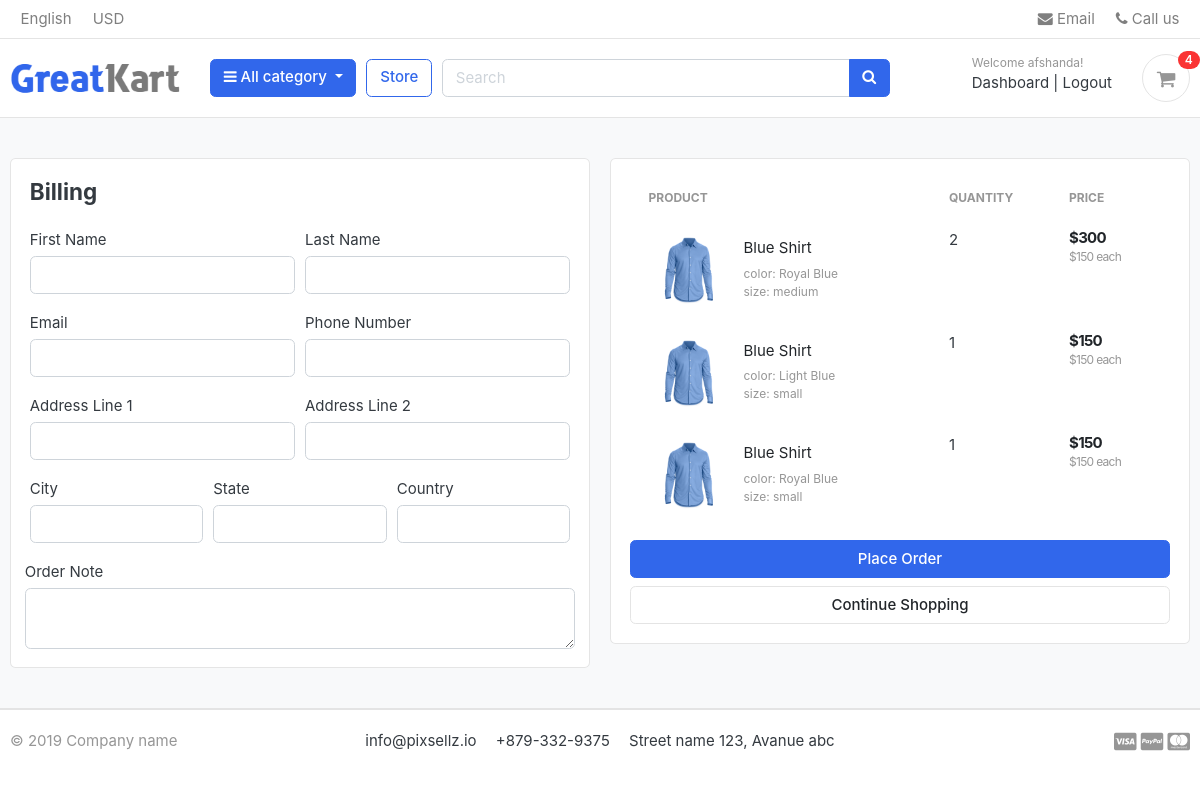
The page /cart/checkout/ (signed in) on the database as committed earlier.
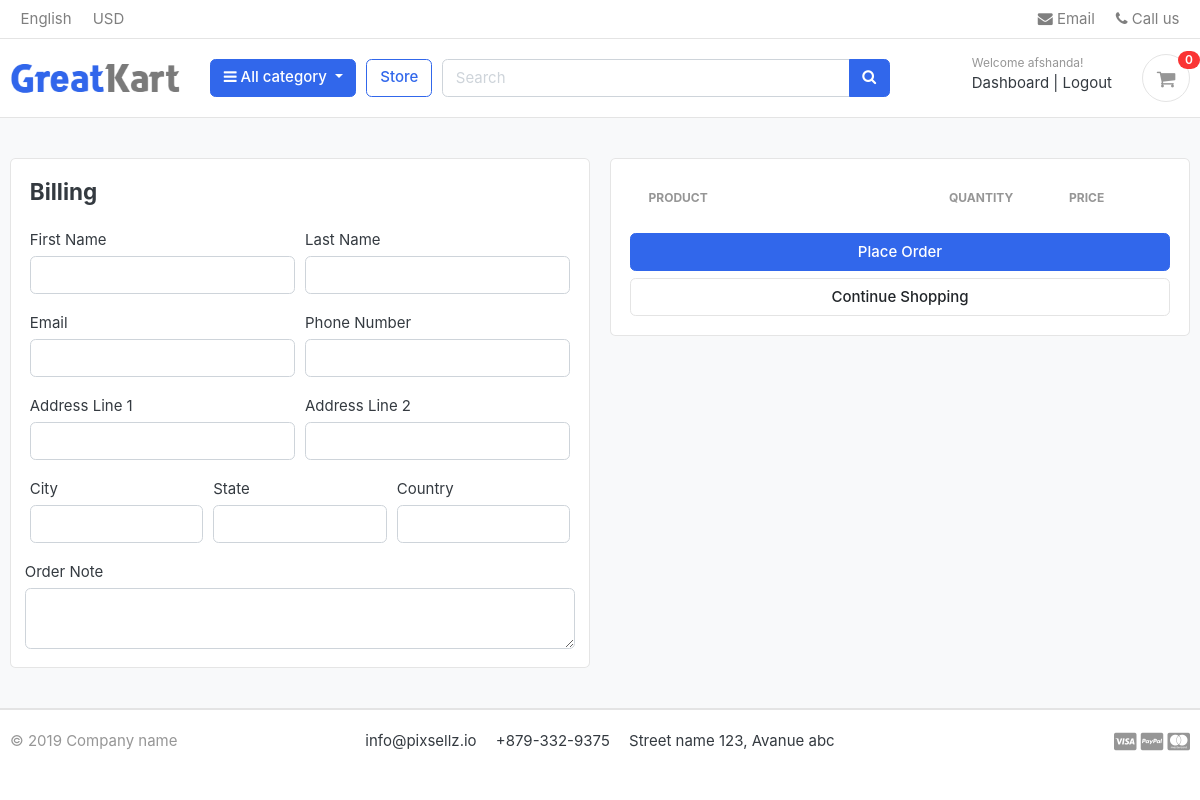
The same page on the database as committed later.
### carts/models.py (models this page shows, shortened)
class CartItem(models.Model):
    user = models.ForeignKey(Account, on_delete=CASCADE, null=True )
    product = models.ForeignKey(Product, on_delete=models.CASCADE)
    variations = models.ManyToManyField(Variation, blank=True)
    cart = models.ForeignKey(Cart, on_delete=models.CASCADE, null=True)
    qunatity = models.IntegerField()
    is_active = models.BooleanField(default=True)
    def subTotal(self):
        return self.product.price * self.qunatity

### store/models.py (models this page shows, shortened)
class Product(models.Model):
    product_name    = models.CharField(max_length=200, unique=True)
    slug            = models.SlugField(max_length=200, unique = True)
    description     = models.TextField(max_length=500)
    price           = models.IntegerField()
    images          = models.ImageField(upload_to='photos/products')
    stock           = models.IntegerField()
    is_available    = models.BooleanField(default=True)
    category        = models.ForeignKey(category, on_delete=models.CASCADE)
    created_date    = models.DateTimeField(auto_now_add=True)
    modified_date   = models.DateTimeField(auto_now=True)
    def get_url(self):
        return reverse('product_details', args = [self.category.slug, self.slug])

class Variation(models.Model):
    product = models.ForeignKey(Product, on_delete=models.CASCADE)
    variation_category = models.CharField(max_length=100, choices=variation_category_choices)
    variation_value = models.CharField(max_length=100)
    is_active = models.BooleanField(default=True)
    created_date = models.DateTimeField(auto_now=True)
    objects = VariationManager()

### carts/views.py (the view)
# urls.py: path('checkout/', views.checkout, name='checkout')
@login_required(login_url='login')
def checkout(request, total = 0, quantity = 0, cart_items = None):
    tax =0
    grand_total = 0
    try:
        if request.user.is_authenticated:
            cart_items = CartItem.objects.filter(user = request.user, is_active = True)
        else:
            cart = Cart.objects.get(cart_id = _cart_id(request))
            cart_items = CartItem.objects.filter(cart=cart, is_active = True)
        for cart_item in cart_items:
            total += (cart_item.qunatity * cart_item.product.price)
            quantity += cart_item.qunatity
        tax = (2 * total)/100
        grand_total = total + tax
    except ObjectDoesNotExist:
        pass
    context = {
        'total' :  total,
        'quantity' : quantity,
        'cart_items' : cart_items,
        'tax' : tax,
        'grand_total' : grand_total
    }
    return render(request, 'store/checkout.html', context)

### carts/context_processors.py (called while the page is built)
def counter(request):
    cart_count = 0
    if 'admin' in request.path:
        return {}
    else:
        cart = Cart.objects.filter(cart_id= _cart_id(request))
        if request.user.is_authenticated:
            cart_items = CartItem.objects.all().filter(user = request.user)
        else:
            cart_items = CartItem.objects.all().filter(cart = cart[:1])
        try:
            for cart_item in cart_items:
                cart_count += cart_item.qunatity
        except Cart.DoesNotExist:
            cart_count = 0
    return dict(cart_count = cart_count)

### carts/views.py (called while the page is built)
def _cart_id(request):
    cart = request.session.session_key
    if not cart:
        cart = request.session.create()
    return cart

### category/context_processors.py (called while the page is built)
def menu_links(request):
    links = models.category.objects.all()
    return dict(links = links)

### category/models.py (called while the page is built)
    def get_urls(self):
        return reverse('product-by-category', args=[self.slug])

### templates/store/checkout.html (shortened to what the changed rows need)
{% extends 'base.html'%}
{% load static %}
{% block content %}
<section class="section-content padding-y bg">
    <div class="container">
    <div class="row">
        <aside class="col-lg-6">
            <div class="card">
            <div class="card-body">
                <table class="table table-borderless table-shopping-cart">
                    <thead class="text-muted">
                    <tr class="small text-uppercase">
                      <th scope="col">Product</th>
                      <th scope="col" width="120">Quantity</th>
                      <th scope="col" width="120">Price</th>
                    </tr>
                    </thead>
                    <tbody>
                    {% for cart_item in cart_items %}
                    <tr>
                        <td>
                            <figure class="itemside align-items-center">
                                <div class="aside"><img src="{{ cart_item.product.images.url }}" class="img-sm"></div>
                                <figcaption class="info">
                                    <a href="{{ cart_item.product.get_url }}" class="title text-dark">{{ cart_item.product.product_name}}</a>
                                    {% if cart_item.variations.all %}
                                        {% for variation in cart_item.variations.all %}
                                            <p class="text-muted small">{{variation.variation_category}}: {{variation.variation_value}} <br>
                                        {% endfor %}
                                    {% endif %}
                                </figcaption>
                            </figure>
                        </td>
                        <td>
                            <label for="">{{ cart_item.qunatity }}</label>
                        </td>
                        <td>
                            <div class="price-wrap">
                                <var class="price">${{cart_item.subTotal}}</var>
                                <small class="text-muted"> ${{cart_item.product.price}} each </small>
                            </div>
                        </td>
                    </tr>
                    {% endfor %}
                    </tbody>
                    </table>
            </div>
            </div>
    </aside>
    </div>
    </div>
    </section>
{% endblock %}

### templates/includes/navbar.html (shortened to what this page needs)
{% load static %}
<header class="section-header">
    <nav class="navbar p-md-0 navbar-expand-sm navbar-light border-bottom">
    <div class="container">
      <div class="collapse navbar-collapse" id="navbarTop4">
        <ul class="navbar-nav mr-auto">
            <li class="nav-item dropdown">
                 <a href="#" class="nav-link">   English </a>
            </li>
            <li class="nav-item dropdown">
                <a href="#" class="nav-link"> USD </a>
            </li>
        </ul>
        <ul class="navbar-nav">
            <li><a href="#" class="nav-link"> <i class="fa fa-envelope"></i> Email </a></li>
            <li><a href="#" class="nav-link"> <i class="fa fa-phone"></i> Call us </a></li>
        </ul>
      </div>
    </div>
    </nav>
    <section class="header-main border-bottom">
        <div class="container">
    <div class="row align-items-center">
        <div class="col-lg-2 col-md-3 col-6">
            <a href="{% url 'index'%}" class="brand-wrap">
                <img class="logo" src="{%static './images/logo.png'%}">
            </a>
        </div>
        <div class="col-lg col-sm col-md col-6 flex-grow-0">
            <div class="category-wrap dropdown d-inline-block float-right">
                <button type="button" class="btn btn-primary dropdown-toggle" data-toggle="dropdown">
                    <i class="fa fa-bars"></i> All category
                </button>
            </div>
        </div>
        <a href="{% url 'store'%}" class="btn btn-outline-primary">Store</a>
        <div class="col-lg  col-md-6 col-sm-12 col">
            <form action="{% url 'search' %}" class="search">
                <div class="input-group w-100">
                    <input type="text" class="form-control" style="width:60%;" placeholder="Search" name="keyword">
                    <div class="input-group-append">
                      <button class="btn btn-primary" type="submit">
                        <i class="fa fa-search"></i>
                      </button>
                    </div>
                </div>
            </form>
        </div>
        <div class="col-lg-3 col-sm-6 col-8 order-2 order-lg-3">
                    <div class="d-flex justify-content-end mb-3 mb-lg-0">
                        {% if user.id is None%}
                        <div class="widget-header">
                            <small class="title text-muted">Welcome guest!</small>
                            <div>
                                <a href="{% url 'login' %}">Sign in</a> <span class="dark-transp"> | </span>
                                <a href="{% url 'register' %}"> Register</a>
                            </div>
                        </div>
                        {% else %}
                        <div class="widget-header">
                            <small class="title text-muted">Welcome {{ user.first_name }}!</small>
                            <div>
                                <a href="{% url 'dashboard' %}">Dashboard</a> <span class="dark-transp"> | </span>
                                <a href="{% url 'logout' %}"> Logout</a>
                            </div>
                        </div>
                        {% endif %}
                        <a href="{% url 'cart' %}" class="widget-header pl-3 ml-3">
                            <div class="icon icon-sm rounded-circle border"><i class="fa fa-shopping-cart"></i></div>
                            <span class="badge badge-pill badge-danger notify">{{ cart_count }}</span>
                        </a>
                    </div>
                </div>
    </div>
        </div>
    </section>
    </header>

Rows that differ between the two databases and show on the page:
removed CartItem: product.images (picture), product.product_name "Blue Shirt", qunatity "2", subTotal "300", product.price "150"
no longer on this page (row unchanged): Variation: variation_category "color", variation_value "Royal Blue"
no longer on this page (row unchanged): Variation: variation_category "size", variation_value "medium", shown under "Blue Shirt"
removed CartItem: product.images (picture), product.product_name "Blue Shirt", qunatity "1", subTotal "150", product.price "150"
no longer on this page (row unchanged): Variation: variation_category "color", variation_value "Light Blue", shown under "Blue Shirt"
no longer on this page (row unchanged): Variation: variation_category "size", variation_value "small"
removed CartItem: product.images (picture), product.product_name "Blue Shirt", qunatity "1", subTotal "150", product.price "150"
Other text that changed with them:
{{ cart_count }}: "4" → "0"
